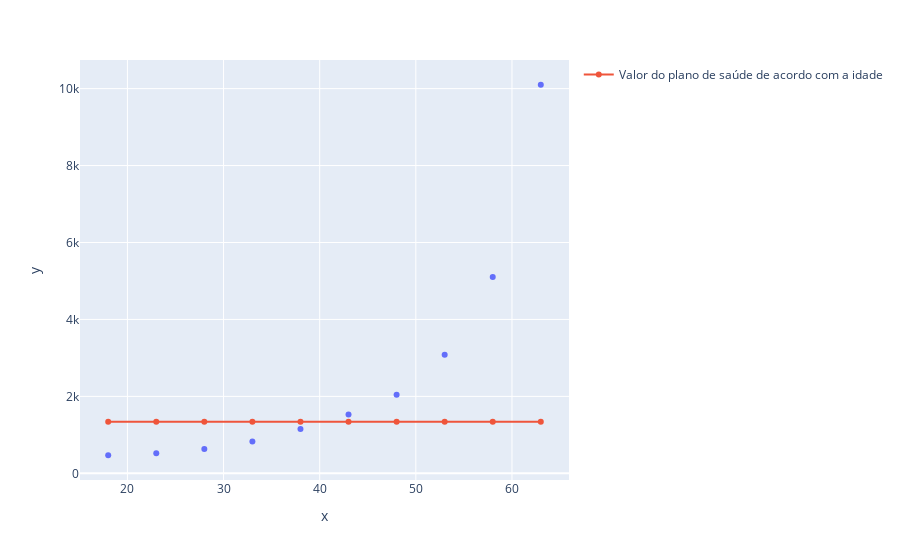

The cell this chart's notebook holds for it:
### Code cell
grafico = px.scatter(x=x_plano_saude2.ravel(), y=y_plano_saude2)
grafico.add_scatter(x=x_plano_saude2.ravel(), y=regressor_svr_saude_sigmoide.predict(x_plano_saude2), name='Valor do plano de saúde de acordo com a idade')
grafico.show()

### Figure 1 — Plotly figure (JSON) as saved in the notebook; plotly's stock layout.template omitted (floating-point values rounded to 4 significant figures)
{"data": [{"hovertemplate": "x=%{x}<br>y=%{y}<extra></extra>", "legendgroup": "", "marker": {"color": "#636efa", "symbol": "circle"}, "mode": "markers", "name": "", "orientation": "v", "showlegend": false, "type": "scatter", "x": [18, 23, 28, 33, 38, 43, 48, 53, 58, 63], "xaxis": "x", "y": [470, 520, 630, 830, 1150, 1530, 2040, 3080, 5100, 10100], "yaxis": "y"}, {"name": "Valor do plano de saúde de acordo com a idade", "type": "scatter", "x": [18, 23, 28, 33, 38, 43, 48, 53, 58, 63], "y": [1340.0, 1340.0, 1340.0, 1340.0, 1340.0, 1340.0, 1340.0, 1340.0, 1340.0, 1340.0]}], "layout": {"legend": {"tracegroupgap": 0}, "margin": {"t": 60}, "xaxis": {"anchor": "y", "domain": [0, 1], "title": {"text": "x"}}, "yaxis": {"anchor": "x", "domain": [0, 1], "title": {"text": "y"}}}}
